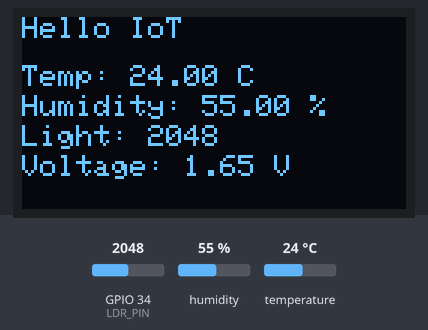
Simulated run of this program. Board: ESP32. Parts: 128×64 one-colour display. The test bench sets the inputs (shaded band); at power-on: humidity 55 %, GPIO 34 (LDR_PIN) = 2048, temperature 24 °C. What the program prints to the serial monitor is not drawn.

Above: at 2.2 s.
2.3 s: humidity set to 22 %
At 4.6 s:
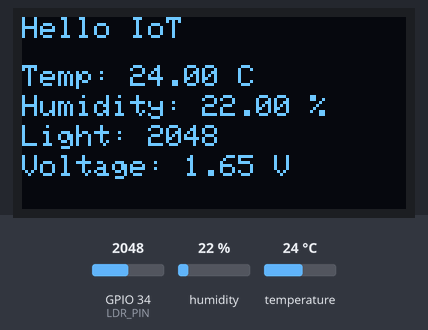
5.0 s: GPIO 34 (LDR_PIN) set to 2866
At 5.6 s:
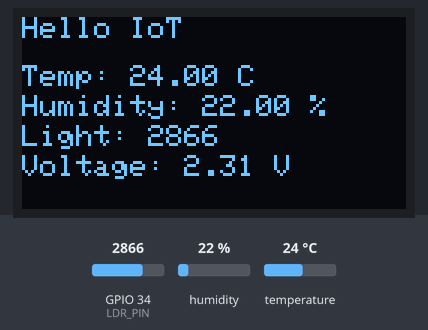
7.7 s: temperature set to 12 °C
At 9.9 s:
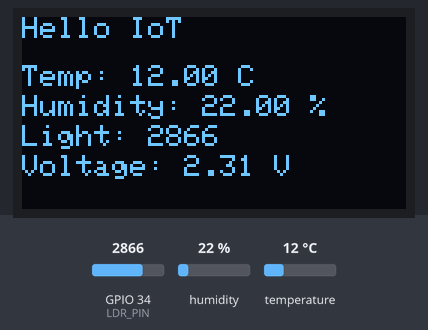
10.8 s: GPIO 34 (LDR_PIN) set to 3603
At 12.1 s:
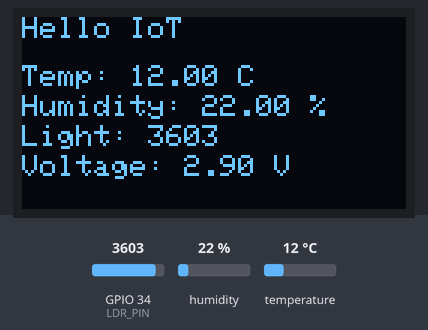
13.5 s: humidity set to 40 %
At 16.5 s:
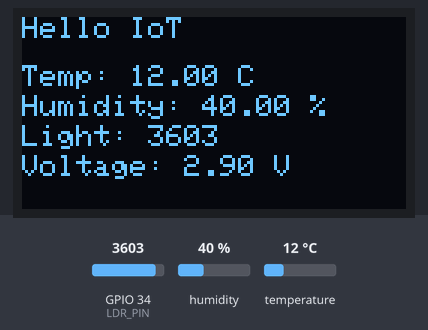
16.9 s: GPIO 34 (LDR_PIN) set to 4095
At 18.7 s:
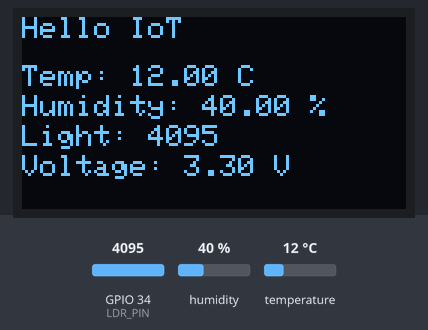
Timing chart, 0 to 20.2 s (numbered marks = the images above; inputs shaded):
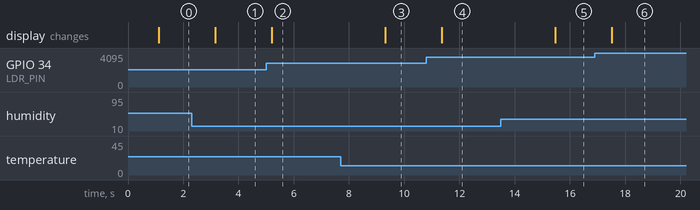

Measured:
- after the input at 2.3 s, the display: changes after 0.86 s (image 1)
- after the input at 5.0 s, the display: changes after 0.21 s (image 2)
- after the input at 7.7 s, the display: changes after 1.6 s (image 3)
- after the input at 10.8 s, the display: changes after 0.56 s (image 4)
- after the input at 13.5 s, the display: changes after 2.0 s (image 5)
- after the input at 16.9 s, the display: changes after 0.61 s (image 6)

The program:

main.cpp
```cpp
#include <Arduino.h>
#include <Wire.h>
#include <Adafruit_GFX.h>
#include <Adafruit_SSD1306.h>
#include <DHT.h>

#define DHTPIN 14
#define DHTTYPE DHT11
#define LDR_PIN 34
#define SDA_PIN 21
#define SCL_PIN 22

#define SCREEN_WIDTH 128
#define SCREEN_HEIGHT 64
Adafruit_SSD1306 display(SCREEN_WIDTH, SCREEN_HEIGHT, &Wire, -1);

DHT dht(DHTPIN, DHTTYPE);

void setup() {
  Serial.begin(115200);
  Serial.println("Hello, IoT");

  Wire.begin(SDA_PIN, SCL_PIN);

  if (!display.begin(SSD1306_SWITCHCAPVCC, 0x3C)) {
    Serial.println("SSD1306 allocation failed");
    for (;;);
  }

  display.clearDisplay();
  display.setTextColor(SSD1306_WHITE);
  display.setTextSize(1);
  display.setCursor(0, 0);
  display.println("Initializing... ^-^");
  display.display();

  dht.begin();
  delay(1000);
}

void loop() {
  float temperature = dht.readTemperature();
  float humidity = dht.readHumidity();

  int adcValue = analogRead(LDR_PIN);
  float voltage = (adcValue / 4095.0) * 3.3;

  if (isnan(temperature) || isnan(humidity)) {
    Serial.println("Error reading DHT22 sensor!");
    return;
  }

  Serial.print("Temperature: ");
  Serial.print(temperature);
  Serial.print(" °C  |  Humidity: ");
  Serial.print(humidity);
  Serial.print(" %  |  Light ADC: ");
  Serial.print(adcValue);
  Serial.print("  |  Voltage: ");
  Serial.print(voltage, 2);
  Serial.println(" V");

  display.clearDisplay();
  display.setTextSize(1);
  display.setCursor(0, 0);
  display.println("Hello IoT");

  display.setCursor(0, 16);
  display.print("Temp: ");
  display.print(temperature);
  display.println(" C");

  display.setCursor(0, 26);
  display.print("Humidity: ");
  display.print(humidity);
  display.println(" %");

  display.setCursor(0, 36);
  display.print("Light: ");
  display.println(adcValue);

  display.setCursor(0, 46);
  display.print("Voltage: ");
  display.print(voltage, 2);
  display.println(" V");

  display.display();

  delay(2000);
}
```
